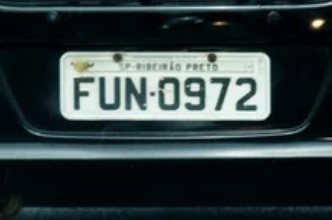
#> input picture images/placa1.jpg, 332 x 220 px
$ python -i quality.py   (imports and definitions only)   (older library calls are emulated)
#> lines starting #> are read from the running program, lines starting #| are printed output that depends on the picture; after the words box and inside, x2 and y2 are one past the last pixel; in counts of white or black regions, pixels touching at a corner belong together
"""Image quality assessment for adaptive preprocessing."""

from dataclasses import dataclass

import cv2
import numpy as np


@dataclass
class ImageQuality:
    """Results of image quality assessment."""

    blur_score: float  # 0-1, higher is sharper
    contrast_score: float  # 0-1, higher is better contrast
    brightness_score: float  # 0-1, normalized brightness
    noise_level: float  # 0-1, higher means more noise
    is_skewed: bool  # Whether the image appears to be tilted


class ImageQualityAssessor:
    """Assesses image quality to determine preprocessing needs."""

    def __init__(
        self,
        blur_laplacian_threshold: float = 500.0,
        contrast_std_threshold: float = 1000.0,
        noise_threshold: float = 10.0,
        skew_angle_threshold: float = 5.0,
    ):
        self.blur_laplacian_threshold = blur_laplacian_threshold
        self.contrast_std_threshold = contrast_std_threshold
        self.noise_threshold = noise_threshold
        self.skew_angle_threshold = skew_angle_threshold

    def assess(self, image: np.ndarray) -> ImageQuality:
        """Assess image quality metrics."""
        # Convert to grayscale if needed
        if len(image.shape) == 3:
            gray = cv2.cvtColor(image, cv2.COLOR_BGR2GRAY)
        else:
            gray = image

        blur_score = self._assess_blur(gray)
        contrast_score = self._assess_contrast(gray)
        brightness_score = self._assess_brightness(gray)
        noise_level = self._estimate_noise(gray)
        is_skewed = self._detect_skew(gray)

        return ImageQuality(
            blur_score=blur_score,
            contrast_score=contrast_score,
            brightness_score=brightness_score,
            noise_level=noise_level,
            is_skewed=is_skewed,
        )

    def _assess_blur(self, gray: np.ndarray) -> float:
        """Assess image sharpness using Laplacian variance.

        Higher values indicate sharper images.
        """
        laplacian = cv2.Laplacian(gray, cv2.CV_64F)
        variance = laplacian.var()
        # Normalize to 0-1 range
        score = min(variance / self.blur_laplacian_threshold, 1.0)
        return float(score)

    def _assess_contrast(self, gray: np.ndarray) -> float:
        """Assess image contrast using histogram spread."""
        hist = cv2.calcHist([gray], [0], None, [256], [0, 256])
        std = np.std(hist)
        # Normalize to 0-1 range
        score = min(std / self.contrast_std_threshold, 1.0)
        return float(score)

    def _assess_brightness(self, gray: np.ndarray) -> float:
        """Assess average brightness normalized to 0-1."""
        mean_brightness = np.mean(gray) / 255.0
        return float(mean_brightness)

    def _estimate_noise(self, gray: np.ndarray) -> float:
        """Estimate noise level using the median absolute deviation method."""
        # Apply Laplacian to detect high-frequency noise
        laplacian = cv2.Laplacian(gray, cv2.CV_64F)
        # Use median absolute deviation as noise estimate
        median = np.median(np.abs(laplacian))
        # Normalize to 0-1 range
        noise = min(median / self.noise_threshold, 1.0)
        return float(noise)

    def _detect_skew(self, gray: np.ndarray) -> bool:
        """Detect if the image is significantly skewed."""
        # Apply edge detection
        edges = cv2.Canny(gray, 50, 150, apertureSize=3)

        # Use Hough Line Transform to detect lines
        lines = cv2.HoughLinesP(
            edges,
            rho=1,
            theta=np.pi / 180,
            threshold=100,
            minLineLength=gray.shape[1] // 4,
            maxLineGap=10,
        )

        if lines is None or len(lines) == 0:
            return False

        # Calculate angles of detected lines
        angles = []
        for line in lines:
            x1, y1, x2, y2 = line[0]
            if x2 - x1 != 0:  # Avoid division by zero
                angle = np.degrees(np.arctan2(y2 - y1, x2 - x1))
                # Normalize to -45 to 45 range (for near-horizontal lines)
                if abs(angle) < 45:
                    angles.append(angle)

        if not angles:
            return False

        # Get median angle
        median_angle = np.median(angles)
        return abs(median_angle) > self.skew_angle_threshold

>>> import cv2
>>> picture = cv2.imread('../../../../../images/placa1.jpg')
#> picture is the input picture: shape (220, 332, 3); mean B, G, R 64.2, 63.2, 50.6
>>> result = ImageQualityAssessor().assess(picture)
#> in assess, `gray = cv2.cvtColor(image, cv2.COLOR_BGR2GRAY)`:
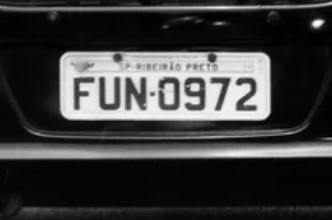
#> gray: shape (220, 332); min 0, max 250, mean 59.5
#> in _assess_blur, `laplacian = cv2.Laplacian(gray, cv2.CV_64F)`:
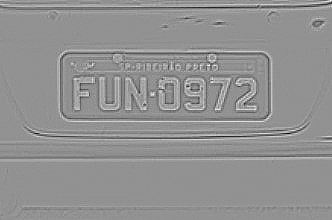
#> laplacian: shape (220, 332) float64; min -154, max 115, mean 0; drawn with min black and max white
#> in _assess_blur, `variance = laplacian.var()`: variance = 278.2
#> in _assess_blur, `score = min(variance / self.blur_laplacian_threshold, 1.0)`: score = 0.556
#> in _assess_contrast, `hist = cv2.calcHist([gray], [0], None, [256], [0, 256])`: hist = 256 values, max 8475 at index 5, min 0 at index 251, mean 285.3
#> in _assess_contrast, `std = np.std(hist)`: std = 811.6
#> in _assess_contrast, `score = min(std / self.contrast_std_threshold, 1.0)`: score = 0.812
#> in _assess_brightness, `mean_brightness = np.mean(gray) / 255.0`: mean_brightness = 0.233
#> in _estimate_noise, `median = np.median(np.abs(laplacian))`: median = 2
#> in _estimate_noise, `noise = min(median / self.noise_threshold, 1.0)`: noise = 0.2
#> in _detect_skew, `edges = cv2.Canny(gray, 50, 150, apertureSize=3)`:
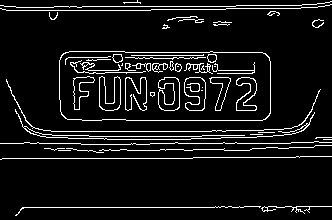
#> edges: shape (220, 332); 7.9% white in thin lines or dots
#> in _detect_skew, `lines = cv2.HoughLinesP( edges, rho=1, theta=np.pi / 180, threshold=10..`: lines = [[22, 207, 243, 207], [150, 143, 290, 143], [2, 158, 192, 158], [51, 131, 225, 131], [54, 6, 235, 6], [126, 120, 262, 120], [166, 139, 283, 135], [24, 142, 146, 144], [125, 52, 262, 52], [54, 150, 165, 150], [193, 157, 299, 157]]
#> the loop in _detect_skew, `for line in lines:` made 11 passes
#> (x1, y1, x2, y2, angle) on passes 1 to 11: (22, 207, 243, 207, 0), (150, 143, 290, 143, 0), (2, 158, 192, 158, 0), (51, 131, 225, 131, 0), (54, 6, 235, 6, 0), (126, 120, 262, 120, 0), (166, 139, 283, 135, -1.96), (24, 142, 146, 144, 0.939), (125, 52, 262, 52, 0), (54, 150, 165, 150, 0), (193, 157, 299, 157, 0)
#> after the loop in _detect_skew, `for line in lines:`: angles = [0, 0, 0, 0, 0, 0, -1.96, 0.939, 0, 0, 0]
#> in _detect_skew, `median_angle = np.median(angles)`: median_angle = 0
#> in assess, `is_skewed = self._detect_skew(gray)`: is_skewed = False

$ run again, on images/placa2.jpg
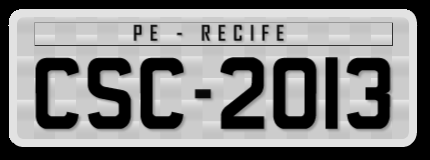
#> input picture images/placa2.jpg, 430 x 160 px
#> picture is the input picture: shape (160, 430, 3); min 0, max 238, mean 130
#> in _assess_blur, `laplacian = cv2.Laplacian(gray, cv2.CV_64F)`:
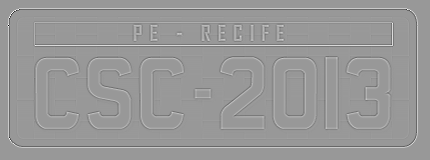
#> laplacian: shape (160, 430) float64; min -698, max 466, mean 0; drawn with min black and max white
#> variance = 3180.7
#> in _assess_blur, `score = min(variance / self.blur_laplacian_threshold, 1.0)`: score = 1
#> hist = 256 values, max 22245 at index 0, min 0 at index 230, mean 268.8
#> std = 1731.2
#> in _assess_contrast, `score = min(std / self.contrast_std_threshold, 1.0)`: score = 1
#> mean_brightness = 0.51
#> median = 0
#> in _detect_skew, `edges = cv2.Canny(gray, 50, 150, apertureSize=3)`:
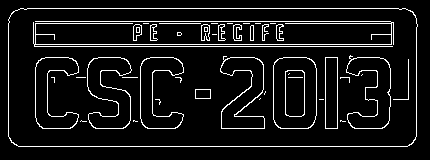
#> edges: shape (160, 430); 7.8% white in thin lines or dots, all inside (x1, y1, x2, y2) = (8, 8, 418, 147)
#> lines = [[18, 146, 407, 146], [20, 8, 405, 8], [34, 46, 392, 46], [35, 21, 390, 21], [34, 44, 393, 44], [33, 23, 393, 23], [416, 136, 416, 18], [8, 136, 8, 19]]
#> the loop in _detect_skew, `for line in lines:` made 8 passes
#> after the loop in _detect_skew, `for line in lines:`: angles = [0, 0, 0, 0, 0, 0]
#> median_angle = 0
#> is_skewed = False

$ run again, on images/placa3.JPG
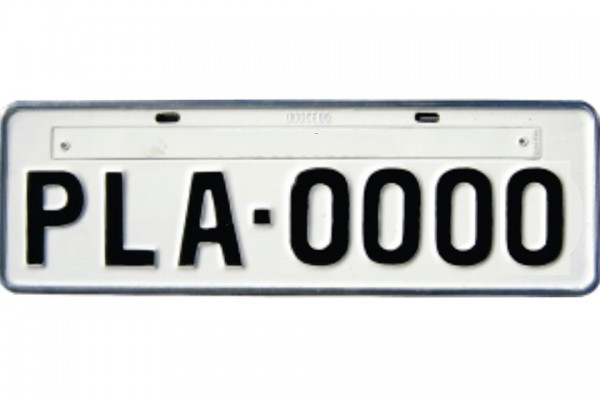
#> input picture images/placa3.JPG, 600 x 400 px
#> picture is the input picture: shape (400, 600, 3); mean B, G, R 213.9, 214.5, 213.4
#> in _assess_blur, `laplacian = cv2.Laplacian(gray, cv2.CV_64F)`:
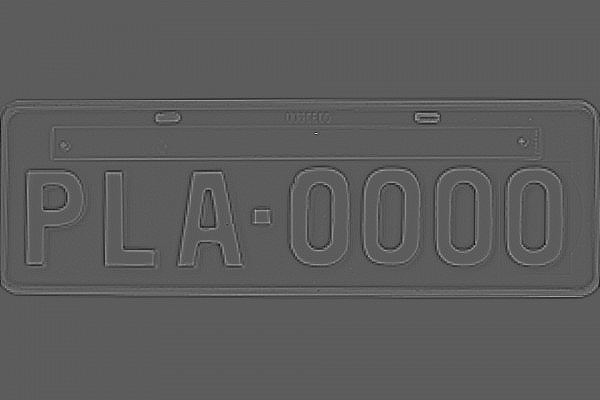
#> laplacian: shape (400, 600) float64; min -122, max 215, mean 0; drawn with min black and max white
#> variance = 124.8
#> in _assess_blur, `score = min(variance / self.blur_laplacian_threshold, 1.0)`: score = 0.25
#> hist = 256 values, max 65801 at index 255, min 13 at index 0, mean 937.5
#> std = 5370.3
#> in _assess_contrast, `score = min(std / self.contrast_std_threshold, 1.0)`: score = 1
#> mean_brightness = 0.84
#> median = 1
#> noise = 0.1
#> in _detect_skew, `edges = cv2.Canny(gray, 50, 150, apertureSize=3)`:
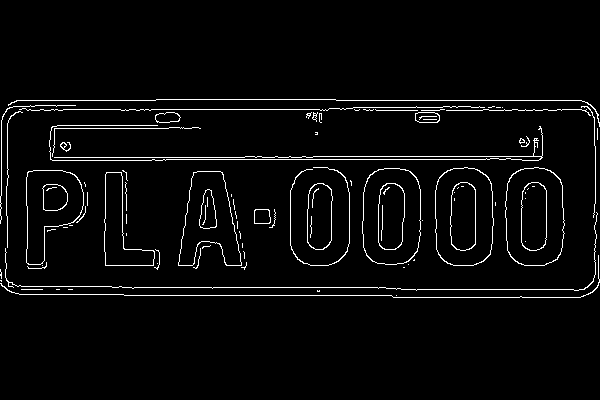
#> edges: shape (400, 600); 3.5% white in thin lines or dots, all inside (x1, y1, x2, y2) = (0, 99, 600, 298)
#> lines = [[336, 100, 581, 100], [19, 109, 328, 109], [152, 159, 521, 159], [302, 156, 541, 156], [124, 295, 396, 295], [112, 287, 385, 287], [50, 157, 312, 157], [393, 297, 580, 297], [355, 110, 561, 110], [396, 289, 595, 289], [156, 99, 335, 99]]
#> the loop in _detect_skew, `for line in lines:` made 11 passes
#> after the loop in _detect_skew, `for line in lines:`: angles = [0, 0, 0, 0, 0, 0, 0, 0, 0, 0, 0]
#> median_angle = 0
#> is_skewed = False
